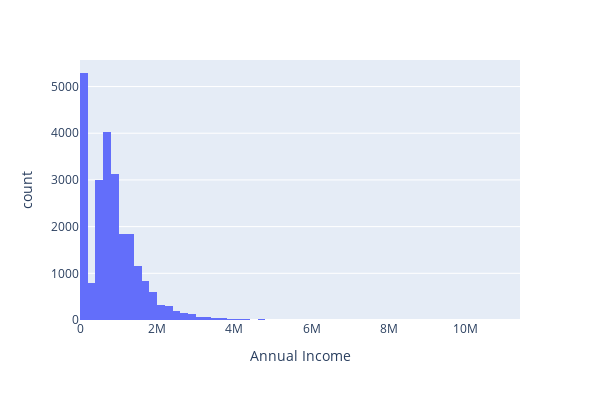

Notebook source saved alongside this figure:
### Code cell
fig = px.histogram(df, x=df["Annual Income"], nbins=75,
                   width=600, height=400)

fig.show()

### Figure 1 — Plotly figure (JSON) as saved in the notebook; plotly's stock layout.template omitted (floating-point values rounded to 4 significant figures; data arrays with more than 128 entries replaced by an {"elided": "..."} marker saying what was removed)
{"data": [{"alignmentgroup": "True", "bingroup": "x", "hovertemplate": "Annual Income=%{x}<br>count=%{y}<extra></extra>", "legendgroup": "", "marker": {"color": "#636efa", "pattern": {"shape": ""}}, "name": "", "nbinsx": 75, "offsetgroup": "", "orientation": "v", "showlegend": false, "type": "histogram", "x": {"elided": "23906 int values"}, "xaxis": "x", "yaxis": "y"}], "layout": {"barmode": "relative", "height": 400, "legend": {"tracegroupgap": 0}, "margin": {"t": 60}, "width": 600, "xaxis": {"anchor": "y", "domain": [0, 1], "title": {"text": "Annual Income"}}, "yaxis": {"anchor": "x", "domain": [0, 1], "title": {"text": "count"}}}}
